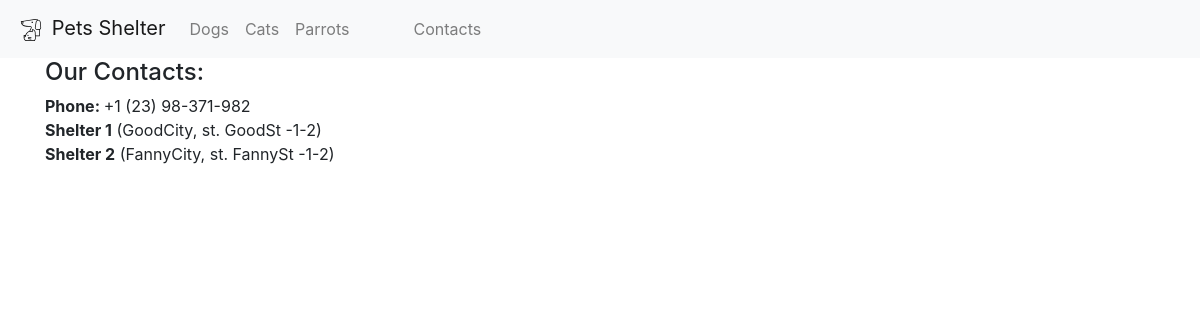
/contacts/, run on the app's committed database.
### catalog/models.py (models this page shows, shortened)
class Shelter(models.Model):
    title = models.TextField()
    address = models.TextField()

### catalog/views.py (the view)
# urls.py: path('contacts/', contacts, name="contacts")
def contacts(request):
    template = loader.get_template('contacts.html')
    all_shelters = Shelter.objects.all()
    data = {"shelters" : all_shelters}
    return HttpResponse(template.render(data))

### catalog/templates/contacts.html
{% extends 'base.html' %}
{% block content %}
<div class="container">
    <div class="row">
        <div class="col-12">
            <h4>Our Contacts:</h4>
                <b>Phone: </b>+1 (23) 98-371-982
        </div>
        {% for shelter in shelters %}
        <div class="col-12">
            <b>{{shelter.title}}</b> ({{ shelter.address }})
        </div>
        {% endfor %}
    </div>
</div>
{% endblock %}

### data on the page
Shelter: title "Shelter 1", address "GoodCity, st. GoodSt -1-2"
Shelter: title "Shelter 2", address "FannyCity, st. FannySt -1-2"
